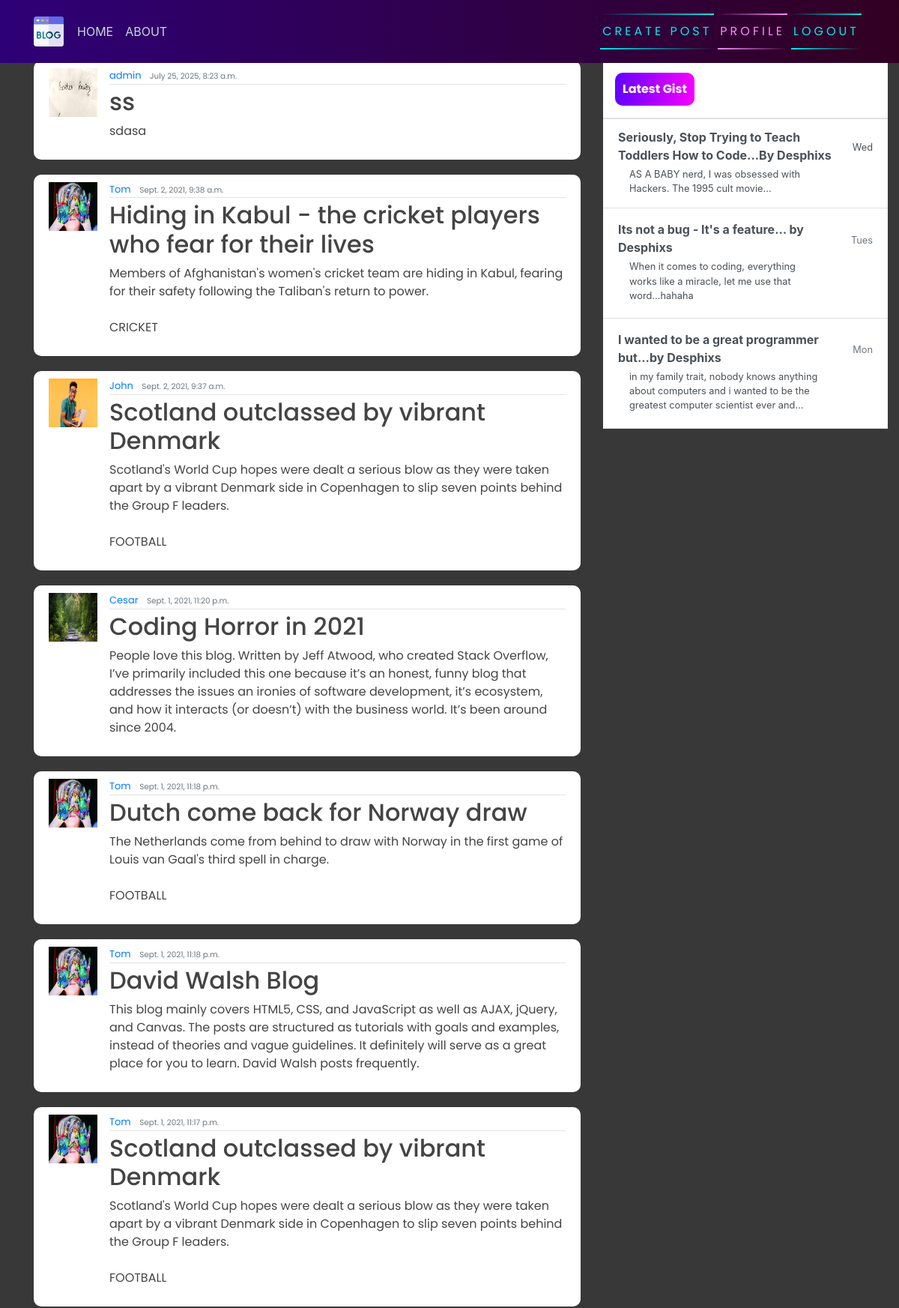
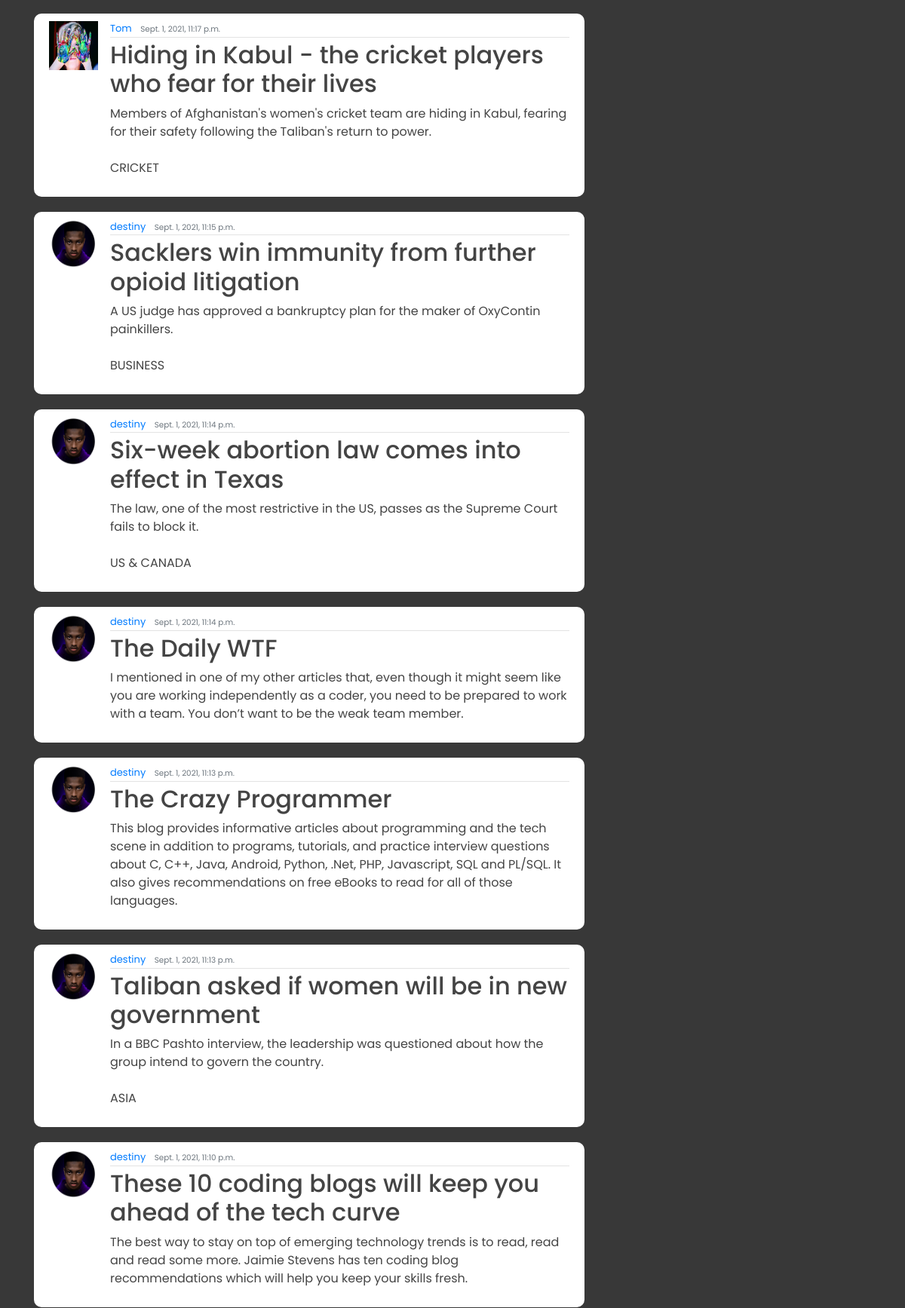
/ (signed in, upper part), run on the app's committed database (2 pictures, top to bottom).
### blog/models.py (models this page shows, shortened)
class Post(models.Model):
    title = models.CharField(max_length=200)
    content = models.TextField()
    date_posted = models.DateTimeField(default=timezone.now)
    author = models.ForeignKey(User, on_delete=models.CASCADE)

### users/models.py (models this page shows, shortened)
class Profile(models.Model):
    user = models.OneToOneField(User, on_delete=models.CASCADE)
    image = models.ImageField(default='default.jpg', upload_to='profile_pics')

### blog/views.py (the view)
# urls.py: path('', PostListView.as_view(), name="blog-home"),
class PostListView(LoginRequiredMixin, ListView):
    model = Post
    template_name = 'blog/home.html'  # <app>/<model>_<viewtype>.html
    context_object_name = 'posts'
    ordering = ['-date_posted']

### blog/templates/blog/home.html
{% extends 'blog/base.html' %}
{% block content %}
    {% for posts in posts %}
        <article class="media content-section">
            <img class="rounded-cirlce article-img" src="{{ posts.author.profile.image.url }}" alt="">
            <div class="media-body">
              <div class="article-metadata">
                <a class="mr-2" href="#">{{ posts.author }}</a>
                <small class="text-muted">{{ posts.date_posted }}</small>
              </div>
              <h2><a class="article-title" href="{% url 'blog-detail' posts.id %}">{{ posts.title }}</a></h2>
              <p class="article-content">{{ posts.content }}</p>
            </div>
            <br>
          </article>
    {% endfor  %}
{% endblock content %}

### blog/templates/blog/base.html (shortened to what this page needs)
{% load static %}
<!DOCTYPE html>
<html>
<head>
    <link rel="stylesheet" href="https://maxcdn.bootstrapcdn.com/bootstrap/4.0.0/css/bootstrap.min.css">
    <link rel="stylesheet" href="{% static 'blog/main.css' %}">
</head>
<body>
    <header class="site-header">
      <nav class="navbar navbar-expand-md navbar-dark bg-steel fixed-top">
        <div class="container">
          <div class="collapse navbar-collapse" id="navbarToggle">
            <div class="navbar-nav mr-auto">
                {% if user.is_authenticated %}
              <a class="nav-item nav-link" href="{% url 'blog-home' %}">HOME</a>
              <a class="nav-item nav-link" href="{% url 'blog-about' %}">ABOUT</a>
            </div>
            <div class="navbar-nav">
                <a href="{% url 'blog-new' %}" id="auth-links">
                <span></span>
                <span></span>
                Create Post
            </a>
                <a href="{% url 'profile' %}" id="auth-links">
                <span></span>
                <span></span>
                Profile
            </a>
                <a href="{% url 'logout' %}" id="auth-links">
                <span></span>
                <span></span>
                Logout
            </a>
                {% endif %}
            </div>
          </div>
        </div>
      </nav>
    </header>
    <main role="main" class="container">
      <div class="row">
          <div class="col-md-8">
          </div>
        <div class="col-md-8">
           {% block content %}{% endblock %}
        </div>
        <div class="col-md-4">
          <div class="content-sectionw">
            <div class="d-flex flex-column align-items-stretch flex-shrink-0 bg-white" style="width: 380px;" style="padding-top: 120px;">
                <a id="list-group" style="text-decoration: none;" href="" class="d-flex align-items-center flex-shrink-0 p-3 link-dark text-decoration-none border-bottom">
                  <span class="fs-5 fw-semibold" id="gist-btn">Latest Gist</span>
                </a>
                <div class="list-group list-group-flush border-bottom scrollarea">
                  <a href="#" class="list-group-item list-group-item-action  lh-tight" aria-current="true">
                    <div class="d-flex w-100 align-items-center justify-content-between">
                      <strong class="mb-1">Seriously, Stop Trying to Teach Toddlers How to Code...By Desphixs
                    </strong>
                      <small>Wed</small>
                    </div>
                    <div class="col-10 mb-1 small">AS A BABY nerd, I was obsessed with Hackers. The 1995 cult movie... </div>
                  </a>
                  <a href="#" class="list-group-item list-group-item-action py-3 lh-tight">
                    <div class="d-flex w-100 align-items-center justify-content-between">
                      <strong class="mb-1">Its not a bug - It's a feature... by Desphixs</strong>
                      <small class="text-muted">Tues</small>
                    </div>
                    <div class="col-10 mb-1 small">When it comes to coding, everything works like a miracle, let me use that word...hahaha</div>
                  </a>
                  <a href="#" class="list-group-item list-group-item-action py-3 lh-tight">
                    <div class="d-flex w-100 align-items-center justify-content-between">
                      <strong class="mb-1">I wanted to be a great programmer but...by Desphixs</strong>
                      <small class="text-muted">Mon</small>
                    </div>
                    <div class="col-10 mb-1 small">in my family trait, nobody knows anything about computers and i wanted to be the greatest computer scientist ever and...</div>
                  </a>
                </div>
              </div>
          </div>
        </div>
      </div>
    </main>
</body>
</html>

### blog/static/blog/main.css (style rules this page uses)
body { background-color: rgb(56, 56, 56); margin-top: 5rem; background-size: contain; background-repeat: no-repeat; }
h1, h2, h3, h4, h5, h6, p { color: #444444; font-family: 'Poppins', sans-serif; }
.bg-steel { background: linear-gradient(270deg, rgb(49, 0, 33) 0%, rgb(46, 0, 119) 100%); }
.site-header .navbar-nav .nav-link { color: #cbd5db; }
.content-section { background: #ffffff; padding: 10px 20px; border-radius: 10px; margin-bottom: 20px; }
.article-title { color: #444444; }
.article-content { white-space: pre-line; }
.article-img { height: 65px; width: 65px; margin-right: 16px; }
.article-metadata { font-family: 'Poppins', sans-serif; padding-bottom: 1px; margin-bottom: 4px; font-size: 13px; border-bottom: 1px solid #e3e3e3 }
svg { width: 50px; height: 50px; }
#auth-links { font-family: 'Poppins', sans-serif; position: relative; display: inline-block; padding: 12px 3px; margin: 10px 0; color: #03e9f4; text-decoration: none; text-transform: uppercase; transition: 0.5s; letter-spacing: 4px; overflow: hidden; margin-right: 5px; }
#auth-links:nth-child(2) { filter: hue-rotate(110deg); }
#auth-links span { position: absolute; display: block; }
#auth-links span:nth-child(1) { top: 0; left: 0; width: 100%; height: 2px; background: linear-gradient(90deg,transparent,#03e9f4); animation: animate1 1s linear infinite; }
#auth-links span:nth-child(3) { bottom: 0; right: 0; width: 100%; height: 2px; background: linear-gradient(270deg,transparent,#03e9f4); animation: animate3 1s linear infinite; animation-delay: 0.50s; }
#gist-btn { color: black; background: linear-gradient(270deg, rgb(247, 0, 255) 0%, rgb(98, 0, 255) 100%); padding: 10px; color: white; font-family: 'Poppins', sans-serif; font-weight: bold; border-radius: 10px; }

### data on the page
Post: author.profile.image (picture), author "admin", date_posted "July 25, 2025, 8:23 a.m.", title "ss", content "sdasa"
Post: author.profile.image (picture), author "Tom", date_posted "Sept. 2, 2021, 9:38 a.m.", title "Hiding in Kabul - the cricket players who fear for their lives", content "Members of Afghanistan's women's cricket team are hiding in Kabul, fearing for their safety following the Taliban's return to power. CRICKET"
Post: author.profile.image (picture), author "John", date_posted "Sept. 2, 2021, 9:37 a.m.", title "Scotland outclassed by vibrant Denmark", content "Scotland's World Cup hopes were dealt a serious blow as they were taken apart by a vibrant Denmark side in Copenhagen to slip seven points behind the Group F leaders. FOOTBALL"
Post: author.profile.image (picture), author "Cesar", date_posted "Sept. 1, 2021, 11:20 p.m.", title "Coding Horror in 2021", content "People love this blog. Written by Jeff Atwood, who created Stack Overflow, I’ve primarily included this one because it’s an honest, funny blog that addresses the issues an ironies of software development, it’s ecosystem, and how it interacts (or doesn’t) with the business world. It’s been around since 2004."
Post: author.profile.image (picture), author "Tom", date_posted "Sept. 1, 2021, 11:18 p.m.", title "Dutch come back for Norway draw", content "The Netherlands come from behind to draw with Norway in the first game of Louis van Gaal's third spell in charge. FOOTBALL"
Post: author.profile.image (picture), author "Tom", date_posted "Sept. 1, 2021, 11:18 p.m.", title "David Walsh Blog", content "This blog mainly covers HTML5, CSS, and JavaScript as well as AJAX, jQuery, and Canvas. The posts are structured as tutorials with goals and examples, instead of theories and vague guidelines. It definitely will serve as a great place for you to learn. David Walsh posts frequently."
Post: author.profile.image (picture), author "Tom", date_posted "Sept. 1, 2021, 11:17 p.m.", title "Scotland outclassed by vibrant Denmark", content "Scotland's World Cup hopes were dealt a serious blow as they were taken apart by a vibrant Denmark side in Copenhagen to slip seven points behind the Group F leaders. FOOTBALL"
Post: author.profile.image (picture), author "Tom", date_posted "Sept. 1, 2021, 11:17 p.m.", title "Hiding in Kabul - the cricket players who fear for their lives", content "Members of Afghanistan's women's cricket team are hiding in Kabul, fearing for their safety following the Taliban's return to power. CRICKET"
Post: author.profile.image (picture), author "destiny", date_posted "Sept. 1, 2021, 11:15 p.m.", title "Sacklers win immunity from further opioid litigation", content "A US judge has approved a bankruptcy plan for the maker of OxyContin painkillers. BUSINESS"
Post: author.profile.image (picture), author "destiny", date_posted "Sept. 1, 2021, 11:14 p.m.", title "Six-week abortion law comes into effect in Texas", content "The law, one of the most restrictive in the US, passes as the Supreme Court fails to block it. US & CANADA"
Post: author.profile.image (picture), author "destiny", date_posted "Sept. 1, 2021, 11:14 p.m.", title "The Daily WTF", content "I mentioned in one of my other articles that, even though it might seem like you are working independently as a coder, you need to be prepared to work with a team. You don’t want to be the weak team member."
Post: author.profile.image (picture), author "destiny", date_posted "Sept. 1, 2021, 11:13 p.m.", title "The Crazy Programmer", content "This blog provides informative articles about programming and the tech scene in addition to programs, tutorials, and practice interview questions about C, C++, Java, Android, Python, .Net, PHP, Javascript, SQL and PL/SQL. It also gives recommendations on free eBooks to read for all of those languages."
Post: author.profile.image (picture), author "destiny", date_posted "Sept. 1, 2021, 11:13 p.m.", title "Taliban asked if women will be in new government", content "In a BBC Pashto interview, the leadership was questioned about how the group intend to govern the country. ASIA"
Post: author.profile.image (picture), author "destiny", date_posted "Sept. 1, 2021, 11:10 p.m.", title "These 10 coding blogs will keep you ahead of the tech curve", content "The best way to stay on top of emerging technology trends is to read, read and read some more. Jaimie Stevens has ten coding blog recommendations which will help you keep your skills fresh."
